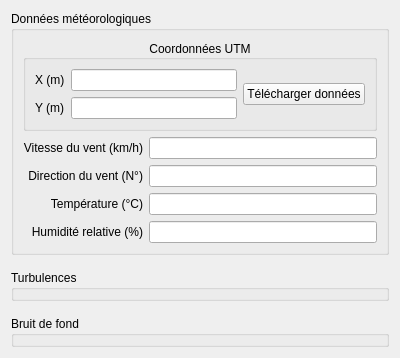
<?xml version="1.0" encoding="UTF-8"?>
<ui version="4.0">
 <class>Form</class>
 <widget class="QWidget" name="Form">
  <property name="geometry">
   <rect>
    <x>0</x>
    <y>0</y>
    <width>400</width>
    <height>300</height>
   </rect>
  </property>
  <property name="windowTitle">
   <string>Form</string>
  </property>
  <layout class="QVBoxLayout" name="verticalLayout">
   <property name="spacing">
    <number>15</number>
   </property>
   <item>
    <widget class="QGroupBox" name="groupBox">
     <property name="title">
      <string>Données météorologiques</string>
     </property>
     <layout class="QVBoxLayout" name="verticalLayout_2">
      <property name="spacing">
       <number>6</number>
      </property>
      <item>
       <widget class="QGroupBox" name="groupBox_2">
        <property name="sizePolicy">
         <sizepolicy hsizetype="Minimum" vsizetype="Fixed">
          <horstretch>0</horstretch>
          <verstretch>0</verstretch>
         </sizepolicy>
        </property>
        <property name="title">
         <string>Coordonnées UTM</string>
        </property>
        <property name="alignment">
         <set>Qt::AlignCenter</set>
        </property>
        <layout class="QHBoxLayout" name="horizontalLayout_2">
         <item>
          <layout class="QGridLayout" name="gridLayout_3">
           <item row="1" column="0">
            <widget class="QLabel" name="label_7">
             <property name="text">
              <string>Y (m)</string>
             </property>
            </widget>
           </item>
           <item row="0" column="0">
            <widget class="QLabel" name="label_6">
             <property name="text">
              <string>X (m)</string>
             </property>
            </widget>
           </item>
           <item row="0" column="1">
            <widget class="QLineEdit" name="lineEdit_5"/>
           </item>
           <item row="1" column="1">
            <widget class="QLineEdit" name="lineEdit_6"/>
           </item>
          </layout>
         </item>
         <item>
          <widget class="QPushButton" name="pushButton">
           <property name="text">
            <string>Télécharger données</string>
           </property>
          </widget>
         </item>
        </layout>
       </widget>
      </item>
      <item>
       <layout class="QGridLayout" name="gridLayout">
        <item row="3" column="0">
         <widget class="QLabel" name="label_4">
          <property name="text">
           <string>Humidité relative (%)</string>
          </property>
          <property name="alignment">
           <set>Qt::AlignRight|Qt::AlignTrailing|Qt::AlignVCenter</set>
          </property>
         </widget>
        </item>
        <item row="2" column="1">
         <widget class="QLineEdit" name="lineEdit_3"/>
        </item>
        <item row="0" column="1">
         <widget class="QLineEdit" name="lineEdit"/>
        </item>
        <item row="1" column="1">
         <widget class="QLineEdit" name="lineEdit_2"/>
        </item>
        <item row="3" column="1">
         <widget class="QLineEdit" name="lineEdit_4"/>
        </item>
        <item row="1" column="0">
         <widget class="QLabel" name="label_2">
          <property name="text">
           <string>Direction du vent (N°)</string>
          </property>
          <property name="alignment">
           <set>Qt::AlignRight|Qt::AlignTrailing|Qt::AlignVCenter</set>
          </property>
         </widget>
        </item>
        <item row="2" column="0">
         <widget class="QLabel" name="label_3">
          <property name="text">
           <string>Température (°C)</string>
          </property>
          <property name="alignment">
           <set>Qt::AlignRight|Qt::AlignTrailing|Qt::AlignVCenter</set>
          </property>
         </widget>
        </item>
        <item row="0" column="0">
         <widget class="QLabel" name="label">
          <property name="text">
           <string>Vitesse du vent (km/h)</string>
          </property>
          <property name="alignment">
           <set>Qt::AlignRight|Qt::AlignTrailing|Qt::AlignVCenter</set>
          </property>
         </widget>
        </item>
       </layout>
      </item>
     </layout>
    </widget>
   </item>
   <item>
    <widget class="QGroupBox" name="groupBox_3">
     <property name="title">
      <string>Turbulences</string>
     </property>
    </widget>
   </item>
   <item>
    <widget class="QGroupBox" name="groupBox_4">
     <property name="title">
      <string>Bruit de fond</string>
     </property>
    </widget>
   </item>
  </layout>
 </widget>
 <resources/>
 <connections/>
</ui>
